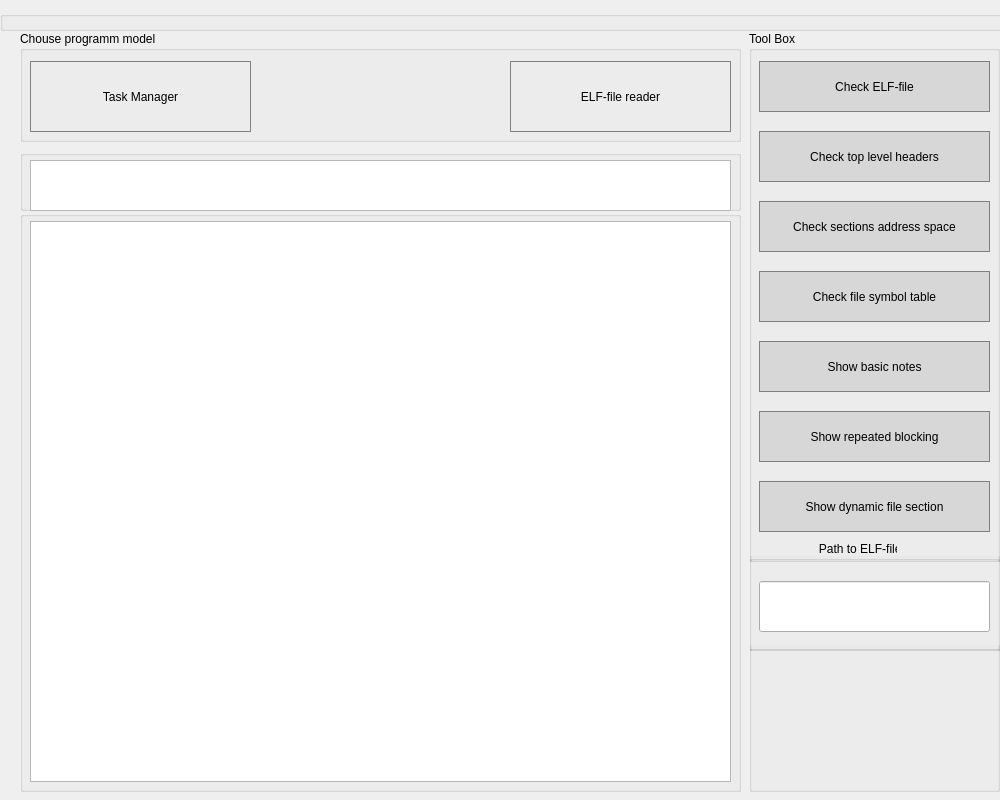
<?xml version="1.0" encoding="UTF-8"?>
<ui version="4.0">
 <class>ElfReader</class>
 <widget class="QWidget" name="ElfReader">
  <property name="geometry">
   <rect>
    <x>0</x>
    <y>0</y>
    <width>1000</width>
    <height>800</height>
   </rect>
  </property>
  <property name="windowTitle">
   <string>ELF-file reader</string>
  </property>
  <widget class="QGroupBox" name="groupBox_TopMainSeparator">
   <property name="geometry">
    <rect>
     <x>0</x>
     <y>11</y>
     <width>1021</width>
     <height>20</height>
    </rect>
   </property>
   <property name="title">
    <string/>
   </property>
  </widget>
  <widget class="QLabel" name="label_Authorship">
   <property name="geometry">
    <rect>
     <x>716</x>
     <y>797</y>
     <width>291</width>
     <height>21</height>
    </rect>
   </property>
   <property name="text">
    <string>Made by SeveralCamper/Alkhimovich M.V.</string>
   </property>
  </widget>
  <widget class="QGroupBox" name="groupBox_Output">
   <property name="geometry">
    <rect>
     <x>20</x>
     <y>211</y>
     <width>721</width>
     <height>581</height>
    </rect>
   </property>
   <property name="title">
    <string/>
   </property>
   <widget class="QTextBrowser" name="textBrowser_Output">
    <property name="geometry">
     <rect>
      <x>10</x>
      <y>10</y>
      <width>701</width>
      <height>561</height>
     </rect>
    </property>
    <property name="html">
     <string>&lt;!DOCTYPE HTML PUBLIC &quot;-//W3C//DTD HTML 4.0//EN&quot; &quot;http://www.w3.org/TR/REC-html40/strict.dtd&quot;&gt;
&lt;html&gt;&lt;head&gt;&lt;meta name=&quot;qrichtext&quot; content=&quot;1&quot; /&gt;&lt;meta charset=&quot;utf-8&quot; /&gt;&lt;style type=&quot;text/css&quot;&gt;
p, li { white-space: pre-wrap; }
hr { height: 1px; border-width: 0; }
li.unchecked::marker { content: &quot;\2610&quot;; }
li.checked::marker { content: &quot;\2612&quot;; }
&lt;/style&gt;&lt;/head&gt;&lt;body style=&quot; font-family:'Ubuntu'; font-size:11pt; font-weight:400; font-style:normal;&quot;&gt;
&lt;p style=&quot;-qt-paragraph-type:empty; margin-top:0px; margin-bottom:0px; margin-left:0px; margin-right:0px; -qt-block-indent:0; text-indent:0px;&quot;&gt;&lt;br /&gt;&lt;/p&gt;&lt;/body&gt;&lt;/html&gt;</string>
    </property>
   </widget>
  </widget>
  <widget class="QGroupBox" name="proupBox_ChoseProgrammModel">
   <property name="geometry">
    <rect>
     <x>20</x>
     <y>31</y>
     <width>721</width>
     <height>111</height>
    </rect>
   </property>
   <property name="title">
    <string>Chouse programm model</string>
   </property>
   <widget class="QPushButton" name="pushButton_SwitchToTaskManager">
    <property name="geometry">
     <rect>
      <x>10</x>
      <y>30</y>
      <width>221</width>
      <height>71</height>
     </rect>
    </property>
    <property name="styleSheet">
     <string notr="true">QPushButton {
   border: 1px solid gray;
}
QPushButton:pressed {
    background-color: qlineargradient(x1: 0, y1: 0, x2: 0, y2: 1,
                                      stop: 0 #dadbde, stop: 1 #f6f7fa);
}</string>
    </property>
    <property name="text">
     <string>Task Manager</string>
    </property>
   </widget>
   <widget class="QPushButton" name="pushButton_SwitchToELFReader">
    <property name="geometry">
     <rect>
      <x>490</x>
      <y>30</y>
      <width>221</width>
      <height>71</height>
     </rect>
    </property>
    <property name="styleSheet">
     <string notr="true">QPushButton {
	 background-color: qlineargradient(x1: 0, y1: 0, x2: 0, y2: 1,
                                      stop: 0 #40E0F0, stop: 1 	#00CED1);
   border: 1px solid gray;
}
QPushButton:pressed {
    background-color: qlineargradient(x1: 0, y1: 0, x2: 0, y2: 1,
                                      stop: 0 #dadbde, stop: 1 #f6f7fa);
}</string>
    </property>
    <property name="text">
     <string>ELF-file reader</string>
    </property>
   </widget>
  </widget>
  <widget class="QGroupBox" name="groupBox_Main">
   <property name="geometry">
    <rect>
     <x>749</x>
     <y>31</y>
     <width>251</width>
     <height>761</height>
    </rect>
   </property>
   <property name="title">
    <string>Tool Box</string>
   </property>
   <widget class="QPushButton" name="pushButton_DoELFFile">
    <property name="geometry">
     <rect>
      <x>10</x>
      <y>30</y>
      <width>231</width>
      <height>51</height>
     </rect>
    </property>
    <property name="styleSheet">
     <string notr="true">QPushButton {
	background-color: rgb(215, 215, 215);
   border: 1px solid gray;
}
QPushButton:pressed {
    background-color: qlineargradient(x1: 0, y1: 0, x2: 0, y2: 1,
                                      stop: 0 #dadbde, stop: 1 #f6f7fa);
}</string>
    </property>
    <property name="text">
     <string>Check ELF-file</string>
    </property>
   </widget>
   <widget class="QPushButton" name="pushButton_CheckTopLevelHeaders">
    <property name="geometry">
     <rect>
      <x>10</x>
      <y>100</y>
      <width>231</width>
      <height>51</height>
     </rect>
    </property>
    <property name="styleSheet">
     <string notr="true">QPushButton {
	background-color: rgb(215, 215, 215);
   border: 1px solid gray;
}
QPushButton:pressed {
    background-color: qlineargradient(x1: 0, y1: 0, x2: 0, y2: 1,
                                      stop: 0 #dadbde, stop: 1 #f6f7fa);
}</string>
    </property>
    <property name="text">
     <string>Check top level headers</string>
    </property>
   </widget>
   <widget class="QPushButton" name="pushButton_ShowBasicNotes">
    <property name="geometry">
     <rect>
      <x>10</x>
      <y>310</y>
      <width>231</width>
      <height>51</height>
     </rect>
    </property>
    <property name="styleSheet">
     <string notr="true">QPushButton {
	background-color: rgb(215, 215, 215);
   border: 1px solid gray;
}
QPushButton:pressed {
    background-color: qlineargradient(x1: 0, y1: 0, x2: 0, y2: 1,
                                      stop: 0 #dadbde, stop: 1 #f6f7fa);
}</string>
    </property>
    <property name="text">
     <string>Show basic notes</string>
    </property>
   </widget>
   <widget class="QPushButton" name="pushButton_FileSymbolTable">
    <property name="geometry">
     <rect>
      <x>10</x>
      <y>240</y>
      <width>231</width>
      <height>51</height>
     </rect>
    </property>
    <property name="styleSheet">
     <string notr="true">QPushButton {
	background-color: rgb(215, 215, 215);
   border: 1px solid gray;
}
QPushButton:pressed {
    background-color: qlineargradient(x1: 0, y1: 0, x2: 0, y2: 1,
                                      stop: 0 #dadbde, stop: 1 #f6f7fa);
}</string>
    </property>
    <property name="text">
     <string>Check file symbol table</string>
    </property>
   </widget>
   <widget class="QPushButton" name="pushButton_CheckSectionsAddressSpace">
    <property name="geometry">
     <rect>
      <x>10</x>
      <y>170</y>
      <width>231</width>
      <height>51</height>
     </rect>
    </property>
    <property name="styleSheet">
     <string notr="true">QPushButton {
	background-color: rgb(215, 215, 215);
   border: 1px solid gray;
}
QPushButton:pressed {
    background-color: qlineargradient(x1: 0, y1: 0, x2: 0, y2: 1,
                                      stop: 0 #dadbde, stop: 1 #f6f7fa);
}</string>
    </property>
    <property name="text">
     <string>Check sections address space</string>
    </property>
   </widget>
   <widget class="QPushButton" name="pushButton_ShowRepeatedBlocking">
    <property name="geometry">
     <rect>
      <x>10</x>
      <y>380</y>
      <width>231</width>
      <height>51</height>
     </rect>
    </property>
    <property name="styleSheet">
     <string notr="true">QPushButton {
	background-color: rgb(215, 215, 215);
   border: 1px solid gray;
}
QPushButton:pressed {
    background-color: qlineargradient(x1: 0, y1: 0, x2: 0, y2: 1,
                                      stop: 0 #dadbde, stop: 1 #f6f7fa);
}</string>
    </property>
    <property name="text">
     <string>Show repeated blocking</string>
    </property>
   </widget>
   <widget class="QLineEdit" name="lineEdit_FilePath">
    <property name="geometry">
     <rect>
      <x>10</x>
      <y>550</y>
      <width>231</width>
      <height>51</height>
     </rect>
    </property>
    <property name="text">
     <string/>
    </property>
   </widget>
   <widget class="QGroupBox" name="groupBox_PIDEditTopSeparator">
    <property name="geometry">
     <rect>
      <x>0</x>
      <y>510</y>
      <width>251</width>
      <height>21</height>
     </rect>
    </property>
    <property name="title">
     <string>                     Path to ELF-file</string>
    </property>
   </widget>
   <widget class="QGroupBox" name="groupBox_PIDEditDownSeparator">
    <property name="geometry">
     <rect>
      <x>0</x>
      <y>600</y>
      <width>251</width>
      <height>20</height>
     </rect>
    </property>
    <property name="title">
     <string>                                   .</string>
    </property>
   </widget>
   <widget class="QPushButton" name="pushButton_ShowDynamicFileSection">
    <property name="geometry">
     <rect>
      <x>10</x>
      <y>450</y>
      <width>231</width>
      <height>51</height>
     </rect>
    </property>
    <property name="styleSheet">
     <string notr="true">QPushButton {
	background-color: rgb(215, 215, 215);
   border: 1px solid gray;
}
QPushButton:pressed {
    background-color: qlineargradient(x1: 0, y1: 0, x2: 0, y2: 1,
                                      stop: 0 #dadbde, stop: 1 #f6f7fa);
}</string>
    </property>
    <property name="text">
     <string>Show dynamic file section</string>
    </property>
   </widget>
  </widget>
  <widget class="QGroupBox" name="groupBox_OutputTabel">
   <property name="geometry">
    <rect>
     <x>20</x>
     <y>150</y>
     <width>721</width>
     <height>61</height>
    </rect>
   </property>
   <property name="title">
    <string/>
   </property>
   <widget class="QTextBrowser" name="textBrowser_OutputTabel">
    <property name="geometry">
     <rect>
      <x>10</x>
      <y>10</y>
      <width>701</width>
      <height>51</height>
     </rect>
    </property>
    <property name="html">
     <string>&lt;!DOCTYPE HTML PUBLIC &quot;-//W3C//DTD HTML 4.0//EN&quot; &quot;http://www.w3.org/TR/REC-html40/strict.dtd&quot;&gt;
&lt;html&gt;&lt;head&gt;&lt;meta name=&quot;qrichtext&quot; content=&quot;1&quot; /&gt;&lt;meta charset=&quot;utf-8&quot; /&gt;&lt;style type=&quot;text/css&quot;&gt;
p, li { white-space: pre-wrap; }
hr { height: 1px; border-width: 0; }
li.unchecked::marker { content: &quot;\2610&quot;; }
li.checked::marker { content: &quot;\2612&quot;; }
&lt;/style&gt;&lt;/head&gt;&lt;body style=&quot; font-family:'Ubuntu'; font-size:11pt; font-weight:400; font-style:normal;&quot;&gt;
&lt;p style=&quot;-qt-paragraph-type:empty; margin-top:0px; margin-bottom:0px; margin-left:0px; margin-right:0px; -qt-block-indent:0; text-indent:0px;&quot;&gt;&lt;br /&gt;&lt;/p&gt;&lt;/body&gt;&lt;/html&gt;</string>
    </property>
   </widget>
  </widget>
 </widget>
 <resources/>
 <connections/>
</ui>
